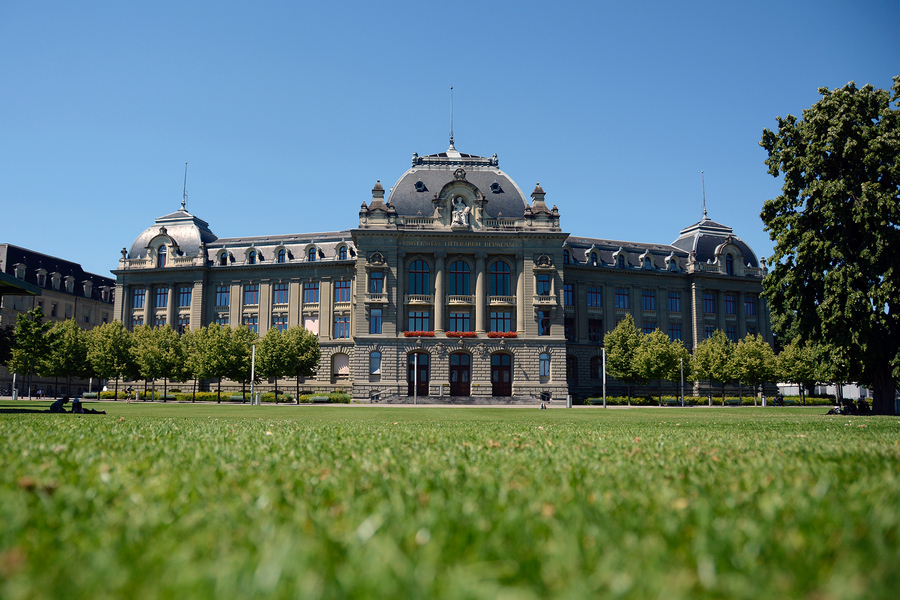
#> input picture Module3/DSF5-master_venice/figures/unibe.jpg, 900 x 600 px, found by its file name
$ jupyter execute --allow-errors Python_key_points_homework.ipynb   (shell and % lines are left out)
#> lines starting #> are read from the running program, lines starting #| are printed output that depends on the picture
# Homework: Python for machine learning and Data Analysis
#### Here are listed the most common Python & NumPy methods used in the course, as well as usage examples. This sheet doesn't contain extensive information. Please refer to the documentation for details.

Prepared by Mykhailo Vladymyrov,
Science IT Support, University of Bern, 2023

This work is licensed under <a href="https://creativecommons.org/share-your-work/public-domain/cc0/">CC0</a>.

When solving exercises, try not to use copypastig: by typing you reinforce your brain to learn better.

# 0. List, tuple, set, dict

[cell 1]
# A `tuple` can contain any number of any element and can't be modified
x_coordinates = (0, 1, 2, 3)

#               ^ ---------^ tuple is written in normal brackets

[cell 2]
# To see what any object is, it's a good idea to print it:
print(x_coordinates)

[cell 3]
# or just:
x_coordinates

[cell 4]
# As well as check it's type:
type(x_coordinates)

[cell 5]
# and available methods and properties
dir(x_coordinates)

[cell 6]
# the `__doc__` property often contains useful info
print(x_coordinates.__doc__)

 ---

[cell 7]
# Function len called on any collection — array like object — will return it's length

x_coordinates_length = len(x_coordinates)
print('length of the `x_coordinates` is', x_coordinates_length)

[cell 8]
print('Also it is handy to use so-called f-strings (formatted string): they allow to easily format the output:')
print(f'For example:\n\tlength of the `x_coordinates={x_coordinates}` is {x_coordinates_length}')

#     ^------- f before string marks an f-string; to print the value of a variable within an f-string the variable name must be placed within {}

[cell 9]
# `list` is similar to `tuple`, but can be modified:

y_coordinates = [1, 1, 4]

#               ^ ---------^ list is written in square brackets

[cell 10]
# One can loop through elements of a collection:

for x in x_coordinates:
  print (x)

[cell 11]
# Or also obtain the index of the element:

for idx, y in enumerate(y_coordinates):
  print (f'y[{idx}] = {y}')

[cell 12]
# Several collections can be iterated together by zipping them:

for x, y in zip(x_coordinates, y_coordinates):
  print (x, y)

[cell 13]
# Elements of the list can be modified:
print(y_coordinates[0])
y_coordinates[0] = 0
print(y_coordinates[1])
print(y_coordinates)

[cell 14]
# `list` can be created from another collection:

x_coordinates = list(x_coordinates)
print(f'now `x_coordinates` is {type(x_coordinates)}')

[cell 15]
# Elements can be appended to a list


y_coordinates.append(9)
print(y_coordinates)

y_coordinates.append(16)
print(y_coordinates)

y_coordinates.append(25)
print(y_coordinates)

[cell 16]
# Extended with another list:
x_coordinates.extend([4, 5])
print(x_coordinates)

[cell 17]
# or added

all_numbers = x_coordinates + y_coordinates
print(all_numbers)

[cell 18]
# `set` - is a collection of unique elements:
unique_numbers = set(all_numbers)
print(unique_numbers)

[cell 19]
# `dictionary` is a collection where the values are assigned to unique keys and can be accessed by the key:

uptime_hours = {'jupyter': 10, 'chrome': 30}
print(uptime_hours['jupyter'])

[cell 20]
# `list` comprehensions are a quick way to define a list:

y_coordinates = [x**2 for x in x_coordinates]
print(x_coordinates)
print(y_coordinates)

[cell 21]
# `set`:
values = {v%7 for v in y_coordinates}
print(values)

[cell 22]
# `dictionary`

x_at_y = {y:x for x, y in zip(x_coordinates, y_coordinates)}
print(x_at_y)
print(x_at_y[25])

# 1. Pyplot

[cell 23]
import matplotlib.pyplot as plt

[cell 24]
x_coordinates = list(range(21))
y_coordinates = [x**2 for x in x_coordinates]
print(x_coordinates)
print(y_coordinates)

[cell 25]
# Simple line plot

plt.plot(x_coordinates, y_coordinates)
#> figure, not shown here; curve peaks at x = 20, y = 400

#> (a cell that did not finish here is left out)

[cell 27]
# Scatter plot with axes range
plt.scatter(x_coordinates, y_coordinates, marker='x', color='b', s=10)
plt.xlim(0, 10)
plt.ylim(0, 100)

#> (a cell that did not finish here is left out)

[cell 29]
# Plot with isotropic axes

plt.scatter(x_coordinates, y_coordinates, marker='x', color='b', s=10)

current_axis = plt.gca()
current_axis.set_aspect('equal')
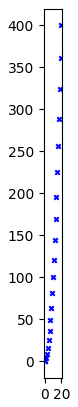
#> figure drawn by matplotlib, 1 panel

[cell 30]
# Big plot, with details

plt.figure(figsize=(8,8))  # plot size

plt.plot(x_coordinates, y_coordinates)

plt.xlabel('x coordinate')
plt.ylabel('y coordinate')
plt.title('x=y^2')

plt.show()
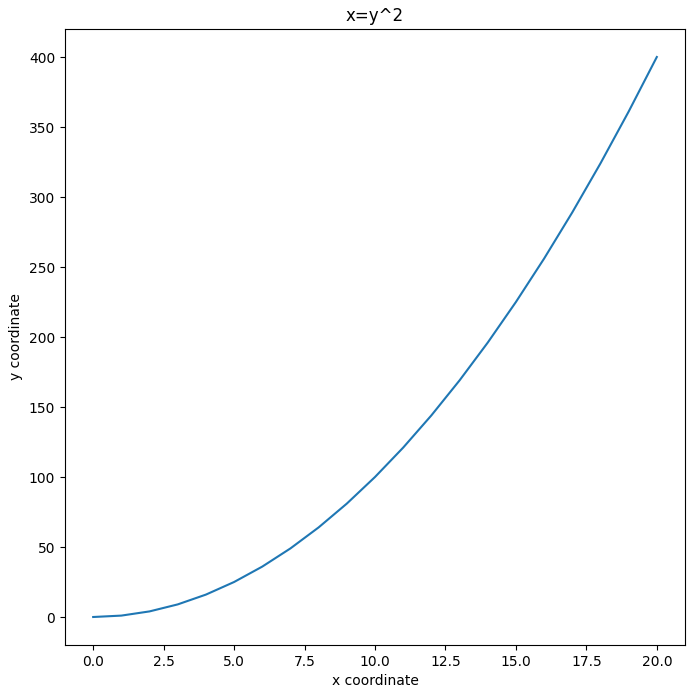
#> figure drawn by matplotlib, 1 panel; curve peaks at x = 20, y = 400
plt.close()  # It is always a good idea to close the plot to save memory

[cell 31]
# Multiple plots can be combined with subplots:

fig, ax = plt.subplots(nrows=2, ncols=2, figsize=(8, 8))

ax[0][0].scatter(x_coordinates, y_coordinates, marker='x', color='b', s=30)
ax[0][1].scatter(x_coordinates, y_coordinates, marker='o', c=y_coordinates, s=30)

ax[1][0].plot(x_coordinates, y_coordinates)
ax[1][1].scatter(x_coordinates, y_coordinates, marker='^', c=y_coordinates, s=30, cmap=plt.cm.Accent)

plt.show()
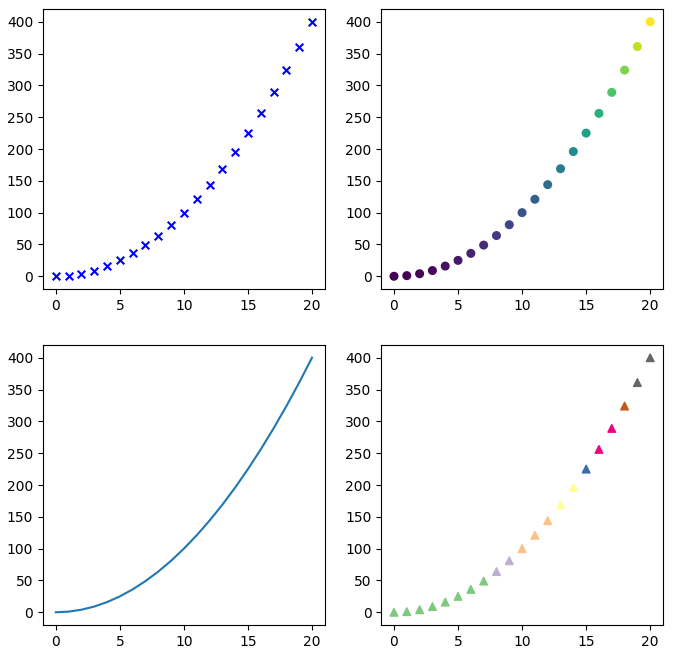
#> figure drawn by matplotlib, 4 panels; panel 3: curve peaks at x = 20, y = 400
plt.close()

[cell 32]
# To make a plot in 3D

fig = plt.figure(figsize=(8,8))
ax = fig.add_subplot(111, projection='3d')
z_coordinates = y_coordinates

ax.scatter3D(x_coordinates, y_coordinates, z_coordinates, marker='x', s=20)

plt.show()
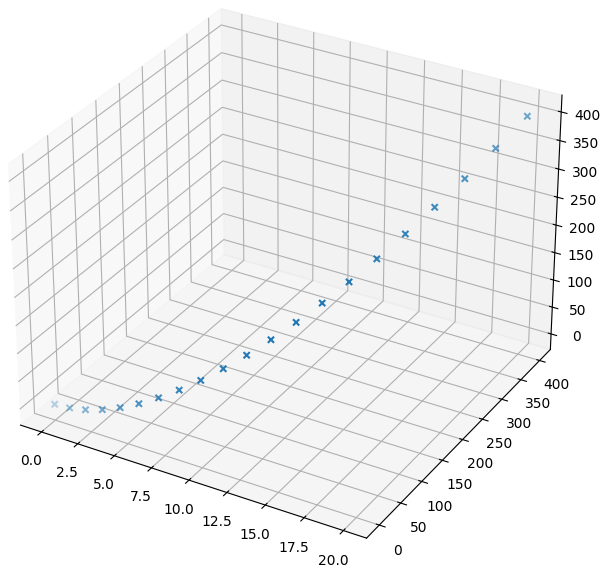
#> figure drawn by matplotlib, 1 panel
plt.close()

# 1. NumPy

[cell 33]
import numpy as np

[cell 34]
# `numpy` arrays are similar to `list`s mutable containers with much richer functionality

[cell 35]
# Array-like objects can be converted to `numpy` array:
arr = np.array(x_coordinates)
print(arr)

[cell 36]
# Attribute `shape` shows the size of an array.
print(arr.shape)

[cell 37]
# Shape is a `tuple` because an array can have more than one dimension:

arr2d = np.asarray([[1,2,3], [4, 5, 6]])
print(arr2d)
print(arr2d.shape)  # last element of the shape - most inner dimension of the array

[cell 38]
# Multidimensional array can be reshaped to different a shape, preserving the total number of elements and their order

arr2d_r1 = arr2d.reshape((3, 2))
print(arr2d_r1)

[cell 39]
# or turned into 1-d with flatten method:

arr2d_1d = arr2d.flatten()
print(arr2d_1d, arr2d_1d.shape)

[cell 40]
# Slicing of an array:
# start:stop - elements from start (included) till stop (excluded)

print(arr[1:16])

[cell 41]
# Slicing of an array:
# start:stop:step - elements from start (included) till stop (excluded) with stride step

print(arr[1:6:2])

[cell 42]
# Similarly for a multidimensional array:
#
print(arr2d[0:1, 1:3])

[cell 43]
# `:` means take elements along the axis
#
print(arr2d[:, 1:3])

[cell 44]
# To take elements over several sequential axes - use ellipsis (...):
#
print(arr2d[..., 1:3])

[cell 45]
# To generate sequential integers (similar to `range`):
numbers = np.arange(0, 20, 2)
print(numbers)

[cell 46]
# For floating point values

x_coord = np.linspace(start=-1, stop=1, num=11)
print (x_coord)

[cell 47]
# Operations on the numpy arrays can be performed in a pythonic way:

y_coord = 2*x_coord**2 + 3

plt.plot(x_coord, y_coord)
plt.gca().set_aspect('equal')
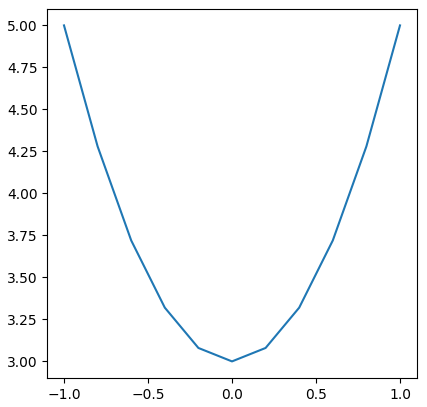
#> figure drawn by matplotlib, 1 panel; curve peaks at x = -1, y = 5

---

[cell 48]
# To generate uniformly distributed random numbers:
rnd = np.random.uniform(0, 10, size=10)
print(rnd)
print(rnd.shape)

[cell 49]
# or normally distributed, 3D array:
rnd = np.random.normal(loc=0.5, scale=2, size=(3, 4, 5))
print(rnd)
print(rnd.shape)

[cell 50]
# Let's check distribution:
plt.hist(rnd.flatten(), 10);
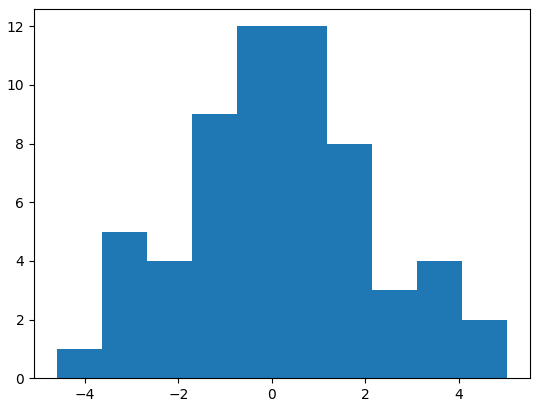
#> figure drawn by matplotlib, 1 panel

[cell 51]
# Arrays statistics can be obtained like:
print('array `rnd` mean = ', rnd.mean())
print('array `rnd` standard deviation = ', rnd.std())
print('array `rnd` minimum = ', rnd.min())
print('array `rnd` maximum = ', rnd.max())
print('array `rnd` maximum 40th percentile= ', np.percentile(rnd, 40))

[cell 52]
# To pick out a random element from a 1D array:
print(np.random.choice(arr)) # routine chooses which element to grab, so it will be different every time you run the line

[cell 53]
# or several elements:
mtx = np.random.choice(arr, size=(2,2)) # same as above
print(mtx)

[cell 54]
# Matrix multiplication
np.dot([1, 2], mtx)  # can be also written as [1, 2]@ mtx

---

[cell 55]
# Sometimes it's needed to obtain a grid of values, given a set of values along each axis,
# e.g. for a grid search or visualization. `meshgrid` does this:


# define set of values along x, y axes
x_coords = np.linspace(0, 4.5, 10)      # 10 values between 0 and 45
y_coords = np.linspace(-10, -5.5, 10)   # 10 values between -10 and -6.5

# create the meshgrid
meshgrid_x, meshgrid_y = np.meshgrid(x_coords, y_coords)
print(meshgrid_x.shape, meshgrid_y.shape)  # all x, y coordinates of the mesh

[cell 56]
print(meshgrid_x)

[cell 57]
print(meshgrid_y)

[cell 58]
# To plot the points created by the meshgrid we need to flatten them:
x_coordinates = meshgrid_x.flatten()
y_coordinates = meshgrid_y.flatten()
index = np.arange(len(x_coordinates))

sc = plt.scatter(x_coordinates, y_coordinates, c=index, cmap=plt.cm.gist_earth)
plt.colorbar(sc, ax=plt.gca())
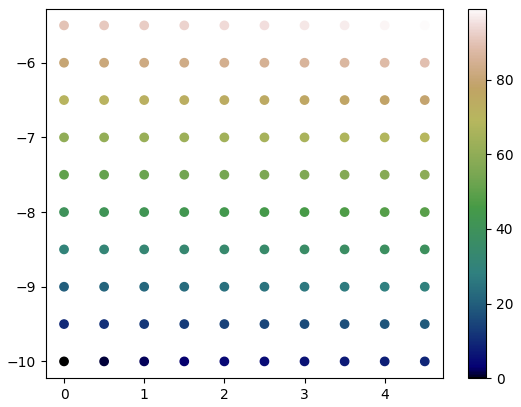
#> figure drawn by matplotlib, 2 panels

---

[cell 59]
# Arrays can be concatenated along a specific axis, provided the other dimensions are same

arr_1 = np.zeros(shape=(5, 3, 6))
arr_2 = np.ones(shape=(5, 4, 6))

print(arr_1.shape, arr_2.shape)
print(arr_1)
#print(arr_2)

[cell 60]
arr_conc = np.concatenate((arr_1, arr_2), axis=1)

print(arr_conc.shape)
print(arr_conc)

#> (a cell that did not finish here is left out)

[cell 62]
# stack arrays along a new axis. if "axis = 0" the new axis will be the first one, if "axis = -1" it will be the last one
arr_stack = np.stack((arr_1, arr_2[:, :-1]), axis=-1)

print(arr_stack.shape)
arr_stack

[cell 63]
# Similarly to indexing one element, multiple elements of an array can be obtained
y = np.arange(6)**2
print(y)

print(f'y[2] = {y[2]}')
print(f'y[4] = {y[4]}')
print(f'y[[2,4]] = {y[[2,4]]}')

[cell 64]
# This can be useful to shuffle several arrays of elements coherently:

shuffled_indexes = np.random.permutation(len(y))
y_shuffled = y[shuffled_indexes]
print(f'{y}[{shuffled_indexes}] = {y_shuffled}')

[cell 65]
# Boolean arrays of the same dimensions can be used as masks
mask = [True, False, False, False, False, True]
print(f'{y}[{mask}] = {y[mask]}')

[cell 66]
# This is useful to select a group of elements:
mask_above_2 = y > 2
print(y)
print(mask_above_2)

mask_less_17 = y <17
print(mask_less_17)

mask = mask_above_2 * mask_less_17  # the multiplication here is an elementwise `and` operation on Boolean numpy arrays
print(mask)

print('values between 2 and 17:', y[mask])

---

[cell 67]
# To get index of first smallest or largest element use `argmin` and `argmax`:

print(y_shuffled)

ixd_smallest = y_shuffled.argmin()
ixd_largest = y_shuffled.argmax()

print(f'index of smallest element: {ixd_smallest}. {y_shuffled}[{ixd_smallest}] = {y_shuffled[ixd_smallest]}')
print(f'index of largest element: {ixd_largest}. {y_shuffled}[{ixd_largest}] = {y_shuffled[ixd_largest]}')

[cell 68]
# Form a multidimensional array, or if more the one element has to be found - use argwhere:
coords_elements_above_3 = np.argwhere(rnd > 3)
print(coords_elements_above_3)

for i, j, k in coords_elements_above_3:
  print(f'rnd[{i}, {j}, {k}] = {rnd[i, j, k]}')

[cell 69]
# Transposing index groups allows to obtain index arrays for each axis
arr_i, arr_j, arr_k = coords_elements_above_3.T
print(arr_i)
print(arr_j)
print(arr_k)

# 2. Image

[cell 70]
# Loading an image from a file or a URL
#!pip install scikit-image
from skimage import io

image = io.imread('https://github.com/neworldemancer/DSF5/raw/master/figures/unibe.jpg')
#> image is the input picture: shape (600, 900, 3); mean R, G, B 93.3, 118.7, 110
print(image.shape)
#| (600, 900, 3)

[cell 71]
# Display an image with pyplot
plt.imshow(image);

[cell 72]
# Any 2D map can be visualized similarly, e.g. a 2D histogram:

values = np.random.multivariate_normal([0, 0], [[1, 0.3],[ 0.3, 0.2]], size=1000)
plt.scatter(*values.T, s=5)

h, bx, by = np.histogram2d(*values.T, bins = 20)
plt.show()
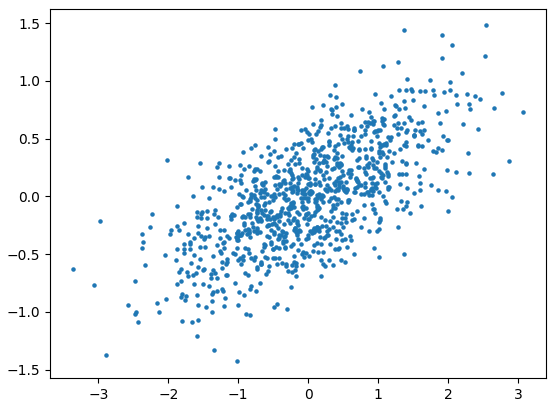
#> figure drawn by matplotlib, 1 panel

plt.imshow(h, origin='lower')
plt.show()
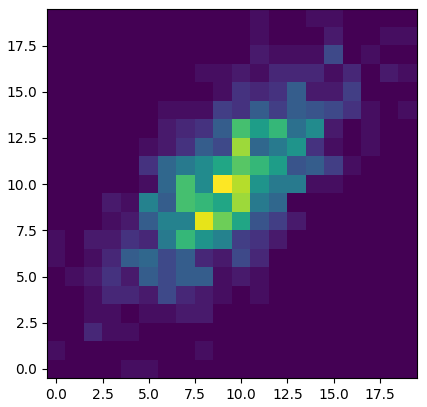
#> figure drawn by matplotlib, 1 panel
#> the sliders are set to 

# 3. Object methods

Methods of objects are called by writing object_name.method_name similarly to how we do for modules:

```xx.yy(smth=value, smth2=v0)```

E.g. `plt.plot` and `np.max` - method of modules `plt` and `np`; `arr_i.max` - method of object `arr_i`.

When you start typing anything in the brackets or press `Shift + Tab` in Colab or Jupyter - a `__doc__` string of the function will be shown. You can see all the parameters, their description, and often examples. Don't even need to google it ;)

# 4. Interactive & Animation

[cell 73]
#!pip install ipywidgets
from ipywidgets import interact

#> (a cell that did not finish here is left out)

The function above is called on each parameter update. This means, that if the function takes too long to compute such an approach might be not usable.

Animation serves a similar purpose, but all frames are pre-rendered. It is fast for visualization, but can take long to render all frames, and will have a large memory footprint with many frames.

[cell 75]
from matplotlib import animation
plt.rcParams["animation.html"] = "jshtml"  # for matplotlib 2.1 and above, uses JavaScript

[cell 76]
# cell magic `capture` suppresses output of this cell

f = lambda x, a: a*x+1
x0 = -10
x1 = 10

a = 0
y0 = f(x0, a)
y1 = f(x1, a)

fig = plt.figure()
lines = plt.plot( [x0, x1], [y0, y1])

plt.gca().set_aspect('equal')
plt.xlim(-10, 10)
plt.ylim(-10, 10)
plt.grid(True)


def animate(i):
    a = 0.1 * i
    y0 = f(x0, a)
    y1 = f(x1, a)

    l = lines[0]
    l.set_data([x0, x1], [y0, y1])
    return lines

ani = animation.FuncAnimation(fig, animate, frames=10)
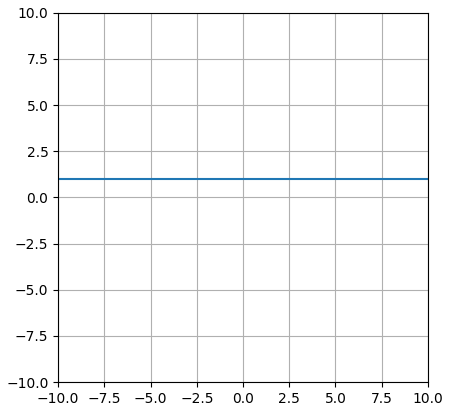
#> figure drawn by matplotlib, 1 panel
